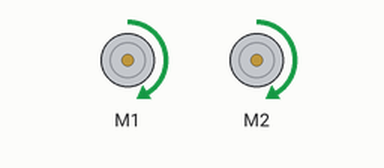
Recording of a program running on a simulated BBC micro:bit (MakeCode). On the bench: 2 × DC motor (green arrow = forward, orange = backward, longer = faster).

Above: at 0.4 s.
Timing chart, 0 to 3.3 s (numbered marks = the images above):
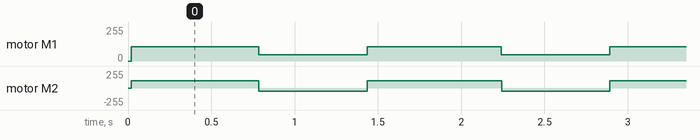

The program:

main.ts
```typescript
basic.forever(function () {
    maqueen.motorRun(maqueen.Motors.All, maqueen.Dir.CW, 106)
    basic.pause(785)
    maqueen.motorRun(maqueen.Motors.M1, maqueen.Dir.CW, 47)
    maqueen.motorRun(maqueen.Motors.M2, maqueen.Dir.CCW, 47)
    basic.pause(650)
    maqueen.motorRun(maqueen.Motors.All, maqueen.Dir.CW, 106)
})
```

test.ts
```typescript
// tests gaan hier; deze zal niet worden gecompileerd wanneer dit pakket wordt gebruikt als extensie.
```

Measured:
- by itself, motor M1: alternates forward 106/255 for 0.81 s and forward 47/255 for 0.65 s
- by itself, motor M2: alternates forward 106/255 for 0.81 s and backward 47/255 for 0.65 s
